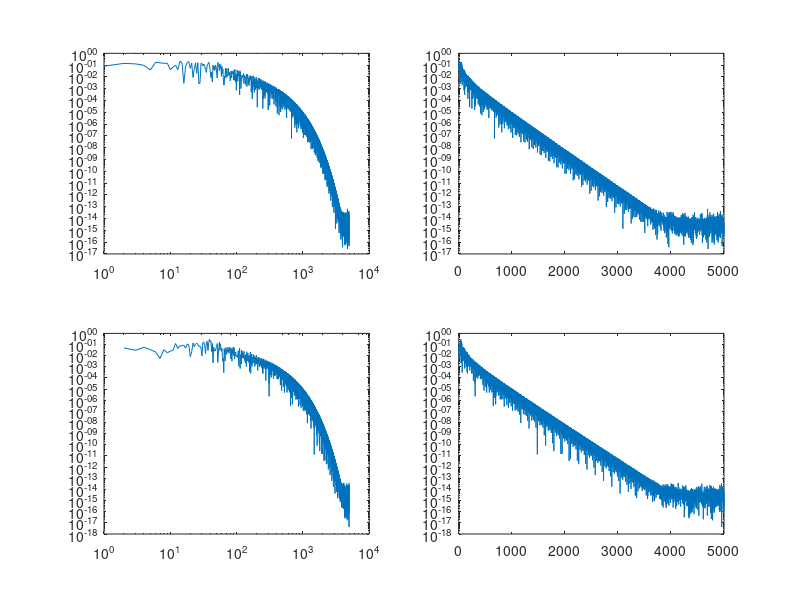

Here is the MATLAB script that generated this plot:
% calculation of effective floquet Hamiltonian of transverse Ising model
% with alternating transverse field

clear;
clc;
format long
tic;

%% paramter

L = 10000;
J = 1;
g1 = 1;
g2 = -1;
% k = (2/L:2/L:1)';
k = (1/L:2/L:(L-1)/L)';
x = (0:L)';
xx = (1:L)';
% dt = 5*pi/sqrt(2);
dt = 20;
t0 = 0.5*dt;

%% constructing evolution operator
ck = cospi(k);
sk = sinpi(k);
fact = sqrt(g1^2+J^2+2*g1*J*ck);
sf = sin(2*fact*t0)./fact;

expHkp_11 = cos(2*t0*fact) - 1i*(g1+J*ck).*sf;
expHkp_22 = conj(expHkp_11);
expHkp_12 = -J*sk.*sf;
expHkp_21 = -expHkp_12;

fact = sqrt(g2^2+J^2+2*g2*J*ck);
sf = sin(2*fact*dt)./fact;

expHkm_11 = cos(2*dt*fact) - 1i*(g2+J*ck).*sf;
expHkm_22 = conj(expHkm_11);
expHkm_12 = -J*sk.*sf;
expHkm_21 = -expHkm_12;

fact = sqrt(g1^2+J^2+2*g1*J*ck);
sf = sin(2*fact*(dt-t0))./fact;

expHk2_11 = cos(2*(dt-t0)*fact) - 1i*(g1+J*ck).*sf;
expHk2_22 = conj(expHk2_11);
expHk2_12 = -J*sk.*sf;
expHk2_21 = -expHk2_12;

expH_11 = expHkm_11.*expHkp_11 + expHkm_12.*expHkp_21;
expH_12 = expHkm_11.*expHkp_12 + expHkm_12.*expHkp_22;
expH_21 = expHkm_21.*expHkp_11 + expHkm_22.*expHkp_21;
expH_22 = expHkm_21.*expHkp_12 + expHkm_22.*expHkp_22;

expH_11 = expHk2_11.*expH_11 + expHk2_12.*expH_21;
expH_12 = expHk2_11.*expH_12 + expHk2_12.*expH_22;
expH_21 = expHk2_21.*expH_11 + expHk2_22.*expH_21;
expH_22 = expHk2_21.*expH_12 + expHk2_22.*expH_22;

a = real(expH_11);
b = imag(expH_11);
c = real(expH_12);
d = imag(expH_12);
fact = sqrt(b.^2 + c.^2 + d.^2);

H_eff_11 = 1i*((fact-b).*log(a-1i*fact) + (fact+b).*log(a+1i*fact))./(2*fact);
% H_eff_22 = ((fact+b).*log(a-1i*fact) + (fact-b).*log(a+1i*fact))./(2*fact)/(2*T);
H_eff_22 = -H_eff_11;
H_eff_12 = -(c+d*1i).*(log(a-1i*fact)-log(a+1i*fact))./(2*fact);
H_eff_21 = conj(H_eff_12);

Hop_space = 2*(cos(x*k'*pi)*H_eff_11)/L;
Gen_space = -2i*(sin(x*k'*pi)*H_eff_12)/L;

order = sum(abs(Hop_space(1:L/2).*(1:L/2)'))/sum(abs(Hop_space(1:L/2)));
[~,peak] = max(abs(Hop_space(1:L/2)));

ftitle = strcat('L = ', num2str(L),', g1 = ', num2str(g1),', g2 = ', num2str(g2),', dt = ', num2str(dt),', t0 = ', num2str(t0));
figure('Name',ftitle);
set(gcf, 'position', [250 70 1400 900]);
subplot(2,2,1)
loglog(1:L/2,abs(Hop_space(1:L/2)))
subplot(2,2,2)
semilogy(1:L/2,abs(Hop_space(1:L/2)))
subplot(2,2,3)
loglog(1:L/2,abs(Gen_space(1:L/2)))
subplot(2,2,4)
semilogy(1:L/2,abs(Gen_space(1:L/2)))

fit_x = peak-1:L/2;
fit_y = abs(Hop_space(peak:L/2+1))';

toc;